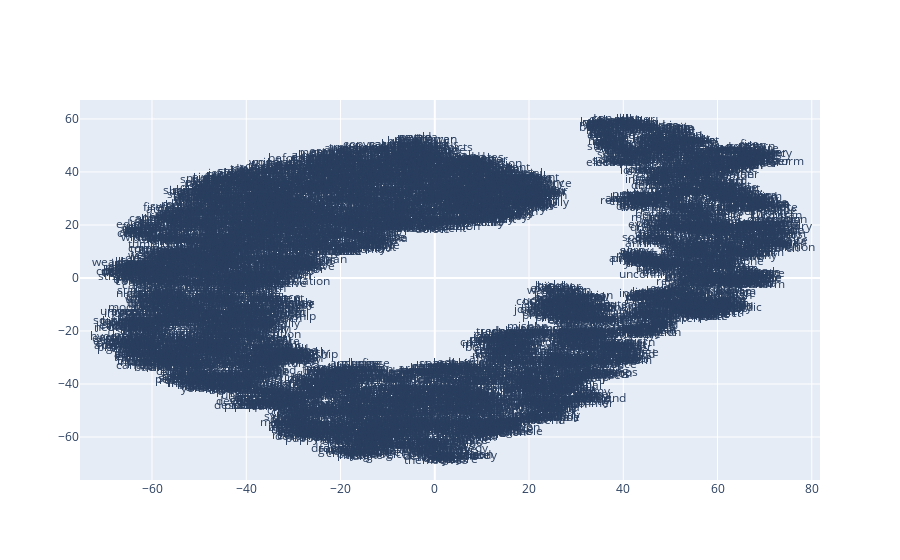

The cell this chart's notebook holds for it:
### Code cell
x_vals, y_vals, labels = reduce_dimensions(model_si_sg)
plot_function(x_vals, y_vals, labels)

### Figure 1 — Plotly figure (JSON) as saved in the notebook; plotly's stock layout.template omitted (floating-point values rounded to 4 significant figures; data arrays with more than 128 entries replaced by an {"elided": "..."} marker saying what was removed)
{"data": [{"mode": "text", "text": {"elided": "6277 str values"}, "type": "scatter", "x": {"elided": "6277 float values"}, "y": {"elided": "6277 float values"}}], "layout": {}}
